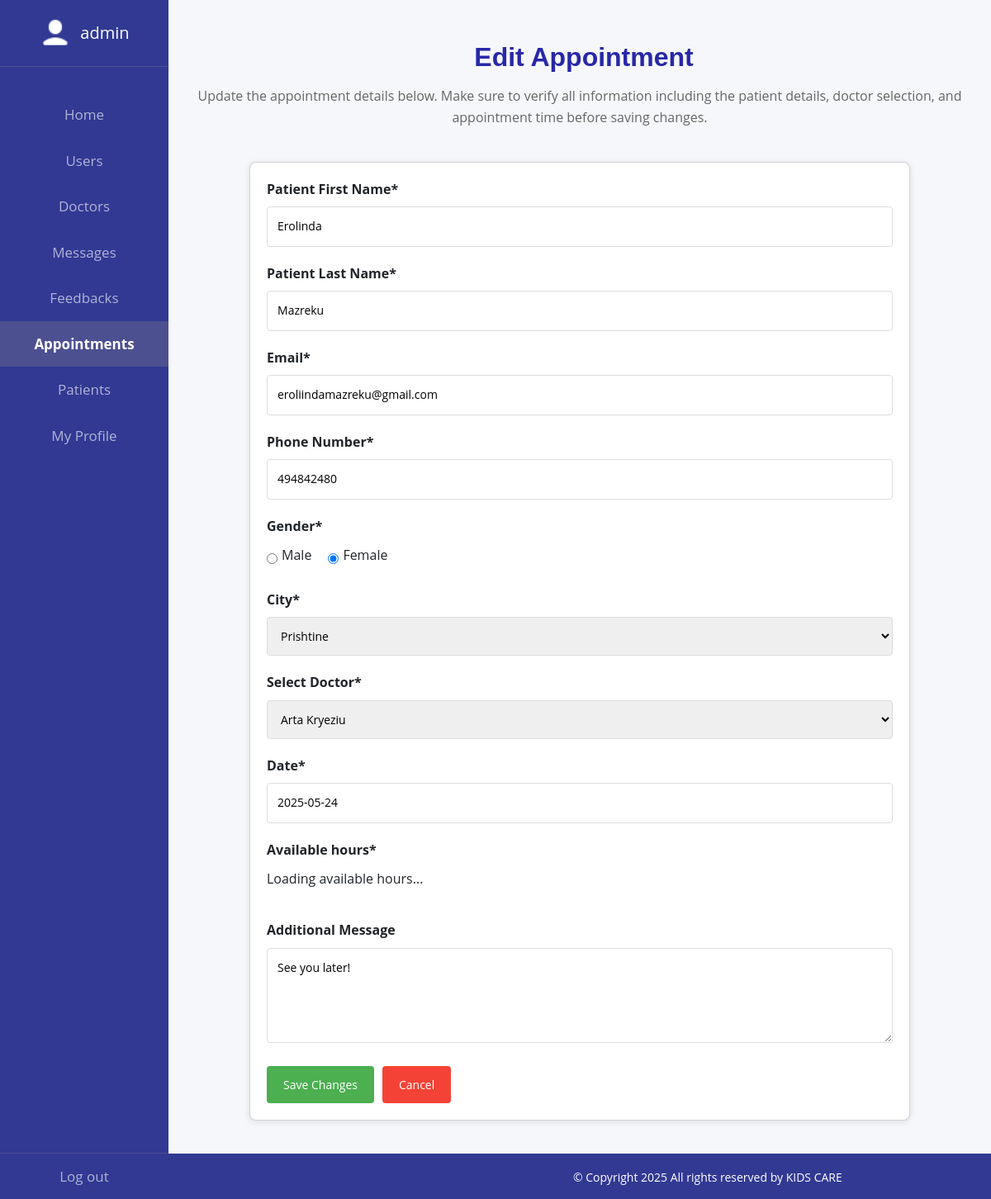
Screenshot of /edit-appointment.php?id=52 (signed in) with the database file from the repository.
### tables this page shows
CREATE TABLE `appointments` (
  `id` int(10) NOT NULL,
  `name` varchar(255) NOT NULL,
  `lastname` varchar(255) NOT NULL,
  `email` varchar(255) NOT NULL,
  `phone` int(10) NOT NULL,
  `gender` varchar(3) NOT NULL,
  `city` varchar(255) NOT NULL,
  `appointment_date` datetime NOT NULL,
  `message` varchar(255) NOT NULL,
  `doctor_id` int(11) DEFAULT NULL
);

CREATE TABLE `users` (
  `id` int(10) NOT NULL,
  `username` varchar(255) NOT NULL,
  `email` varchar(255) NOT NULL,
  `password` varchar(255) NOT NULL,
  `role_id` int(11) DEFAULT NULL
);

### edit-appointment.php (the view, shortened to what this page needs)
<?php
include 'includes/functions/connect.php';
$appointment_id = intval($_GET['id'] ?? 0);
$stmt = $conn->prepare("SELECT * FROM appointments WHERE id = ?");
$stmt->bind_param("i", $appointment_id);
$stmt->execute();
$result = $stmt->get_result();
$appointment = $result->fetch_assoc();
$doctors = $conn->query("SELECT id, username FROM users WHERE role_id = 2");
$appointmentDateTime = new DateTime($appointment['appointment_date']);
$appointmentDate = $appointmentDateTime->format('Y-m-d');
?>
<!DOCTYPE html>
<html>
<head>
    <link href="https://cdn.jsdelivr.net/npm/bootstrap@5.3.3/dist/css/bootstrap.min.css" rel="stylesheet">
    <link rel="stylesheet" href="menus.css">
    <link rel="stylesheet" href="https://cdn.jsdelivr.net/npm/flatpickr/dist/flatpickr.min.css">
</head>
<body>
<?php include "includes/templates/admin-sidebar.php"; ?>
<div class="content">
    <h1>Edit Appointment</h1>
    <p class="subtitle">Update the appointment details below. Make sure to verify all information including the patient details, doctor selection, and appointment time before saving changes.</p>
    <div class="card">
        <form method="POST" id="appointment-form">
            <div class="form-group">
                <label for="name">Patient First Name*</label>
                <input type="text" id="name" name="name" value="<?= htmlspecialchars($appointment['name']) ?>" required>
            </div>
            <div class="form-group">
                <label for="lastname">Patient Last Name*</label>
                <input type="text" id="lastname" name="lastname" value="<?= htmlspecialchars($appointment['lastname']) ?>" required>
            </div>
            <div class="form-group">
                <label for="email">Email*</label>
                <input type="email" id="email" name="email" value="<?= htmlspecialchars($appointment['email']) ?>" required>
            </div>
            <div class="form-group">
                <label for="phone">Phone Number*</label>
                <input type="tel" id="phone" name="phone" value="<?= htmlspecialchars($appointment['phone']) ?>" required>
            </div>
            <div class="form-group">
                <label>Gender*</label>
                <div class="gender-options">
                    <div class="gender-option">
                        <input type="radio" id="male" name="gender" value="M" <?= $appointment['gender'] == 'M' ? 'checked' : '' ?>>
                        <label for="male" style="font-weight:normal">Male</label>
                    </div>
                    <div class="gender-option">
                        <input type="radio" id="female" name="gender" value="F" <?= $appointment['gender'] == 'F' ? 'checked' : '' ?>>
                        <label for="female" style="font-weight:normal">Female</label>
                    </div>
                </div>
            </div>
            <div class="form-group">
                <label for="city">City*</label>
                <select id="city" name="city" required>
                    <option value="Prishtine" <?= $appointment['city'] == 'Prishtine' ? 'selected' : '' ?>>Prishtine</option>
                </select>
            </div>
            <div class="form-group">
                <label for="doctor_id">Select Doctor*</label>
                <select id="doctor_id" name="doctor_id" required>
                    <?php while ($doctor = $doctors->fetch_assoc()): ?>
                        <option value="<?= $doctor['id'] ?>" <?= $doctor['id'] == $appointment['doctor_id'] ? 'selected' : '' ?>>
                            <?= htmlspecialchars($doctor['username']) ?>
                        </option>
                    <?php endwhile; ?>
                </select>
            </div>
            <div class="form-group">
                <label for="date">Date*</label>
                <input type="text" id="date" name="date" value="<?= $appointmentDate ?>" required>
            </div>
            <div class="form-group">
                <label>Available hours*</label>
                <div id="time-slots">
                    <p>Loading available hours...</p>
                </div>
            </div>
            <div class="form-group">
                <label for="message">Additional Message</label>
                <textarea id="message" name="message" rows="4"><?= htmlspecialchars($appointment['message']) ?></textarea>
            </div>
            <div class="btn-container">
                <button type="submit" name="edit_appointment" class="btn btn-save">Save Changes</button>
                <a href="manage-appointments.php" class="btn btn-cancel">Cancel</a>
            </div>
        </form>
    </div>
    <?php include "includes/templates/footer.php"; ?>
</div>
</body>
</html>

### menus.css (style rules this page uses)
body { font-family: 'Open Sans', sans-serif; color: var(--text-color); background-color: #f9fafb; line-height: 1.6; margin: 0; padding: 0; }
:root { --primary-color: #2563eb; --primary-dark: #1e40af; --secondary-color: #f8fafc; --text-color: #334155; --light-gray: #e2e8f0; --border-radius: 12px; --box-shadow: 0 4px 6px -1px rgba(0, 0, 0, 0.1), 0 2px 4px -1px rgba(0, 0, 0, 0.06); --transition: all 0.3s ease; }
h1, h2 { font-family: 'Montserrat', sans-serif; font-size: 2.5rem; font-weight: 700; color: var(--primary-dark); margin: 2rem 0 1rem; position: relative; padding-bottom: 1rem; }
.content { position: absolute; top: 0; left: 17%; right: 0; }
.content h1 { color: rgb(40, 40, 167); }
body { background: #f5f7fa; }
h1 { font-size: 36px; color: #333; margin-bottom: 20px; margin-left:10px; }
.card { background: #fff; border-radius: 8px; box-shadow: 0 2px 8px rgba(0,0,0,0.1); padding: 20px; margin-bottom: 30px; max-width: 1400px; margin-left:60px; }
.btn { padding: 10px 18px; border: none; border-radius: 4px; color: white; cursor: pointer; transition: background 0.3s ease; font-size: 16px; padding: 14px 22px; }
input { font-size:18px; width:250px; }
.gender-option { display: flex; justify-content: space-around; }

### edit-appointment.php (style rules this page uses)
body { background: #f5f7fa; }
.card { background: #fff; border-radius: 8px; box-shadow: 0 2px 8px rgba(0,0,0,0.1); padding: 20px; margin: 40px auto; max-width: 800px; }
.form-group { margin-bottom: 20px; }
label { display: block; margin-bottom: 8px; font-weight: bold; font-size:16px; }
input, select, textarea { width: 100%; padding: 12px; border: 1px solid #ddd; border-radius: 4px; font-size: 14px; box-sizing: border-box; }
.gender-options { display: flex; gap: 20px; margin: 10px 0; }
.gender-option { display: flex; align-items: center; gap: 5px; }
.btn-container { display: flex; gap: 10px; margin-top: 20px; }
.btn { padding: 12px 20px; border: none; border-radius: 4px; color: white; cursor: pointer; font-size: 14px; text-decoration: none; display: inline-block; }
.btn-save { background-color: #4CAF50; }
.btn-cancel { background-color: #f44336; }
h1 { font-size: 32px; margin-top:50px; margin-bottom:0px; text-align:center; }
p.subtitle { color:#666; font-size:16px; margin-top:0px; text-align:center; }
#time-slots { display: flex; flex-wrap: wrap; gap: 10px; margin-top: 10px; }

### rows the page displays
appointments: name "Erolinda", lastname "Mazreku", email "eroliindamazreku@gmail.com", phone "494842480", gender "☐ Male", gender "☑ Female", city "Prishtine", doctor_id "Arta Kryeziu", date "2025-05-24", message "See you later!"

### other values shown
$username "admin"
